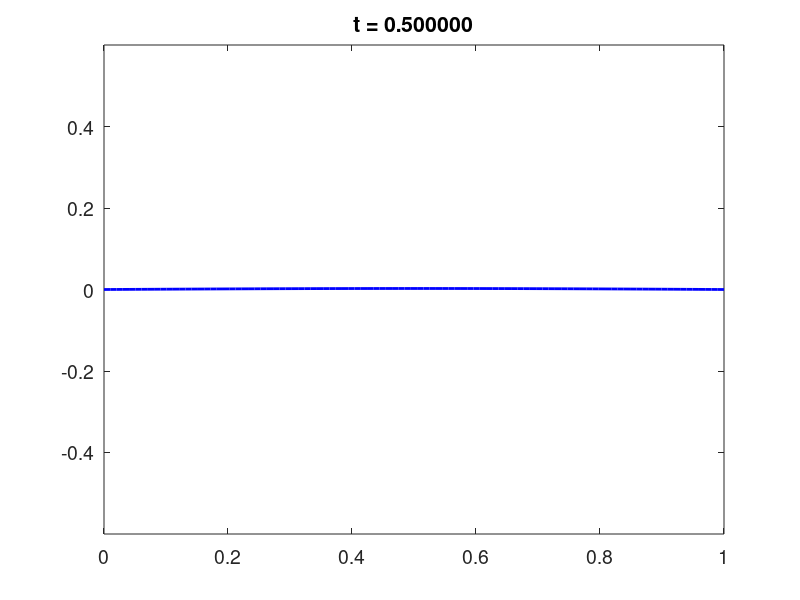
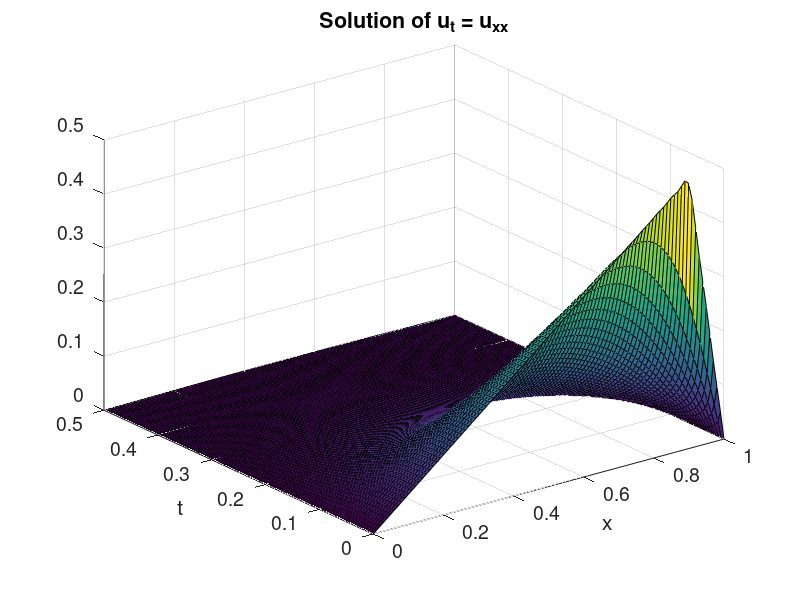

MATLAB code to generate these figures, in order:
% solution of the homogeneous heat equation with countinuous initial data

 xx = linspace(0,1,100)';
 nmax = 50;

 t = linspace(0,.5,100);
 U = zeros(length(t), length(xx));

 figure(1), clf
 fprintf('please press <return> to advance the time\n')
 for k=1:length(t)
    u = zeros(size(xx));
    for n=1:nmax
       lambda = n^2*pi^2;
       a_n0 = sqrt(2)*50*sin(9*n*pi/10)/(9*n^2*pi^2);
       phi_n = sqrt(2)*sin(n*pi*xx);
       u = u + exp(-lambda*t(k))*a_n0*phi_n;
    end
    plot(xx,u, 'b-','linewidth',2)
    U(k,:) = u;
    set(gca,'fontsize',14)
    title(sprintf('t = %f', t(k)))
    axis([0 1 -.6 .6])
    pause 
 end

 figure(2), clf
 surf(xx,t,U)
 set(gca,'fontsize',14)
 xlabel('x'), ylabel('t')
 title(sprintf('Solution of u_{t} = u_{xx}'))
 pause

